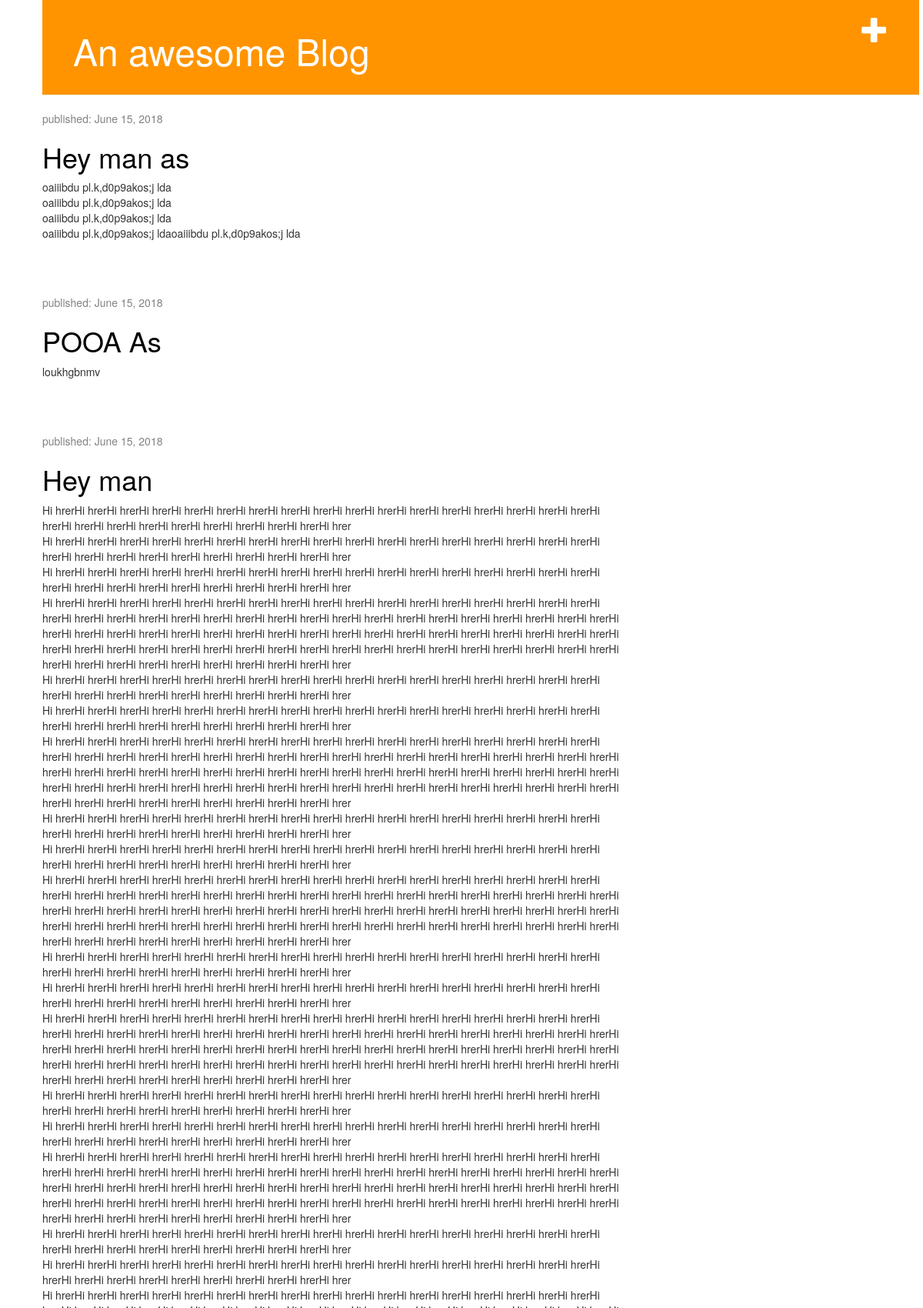
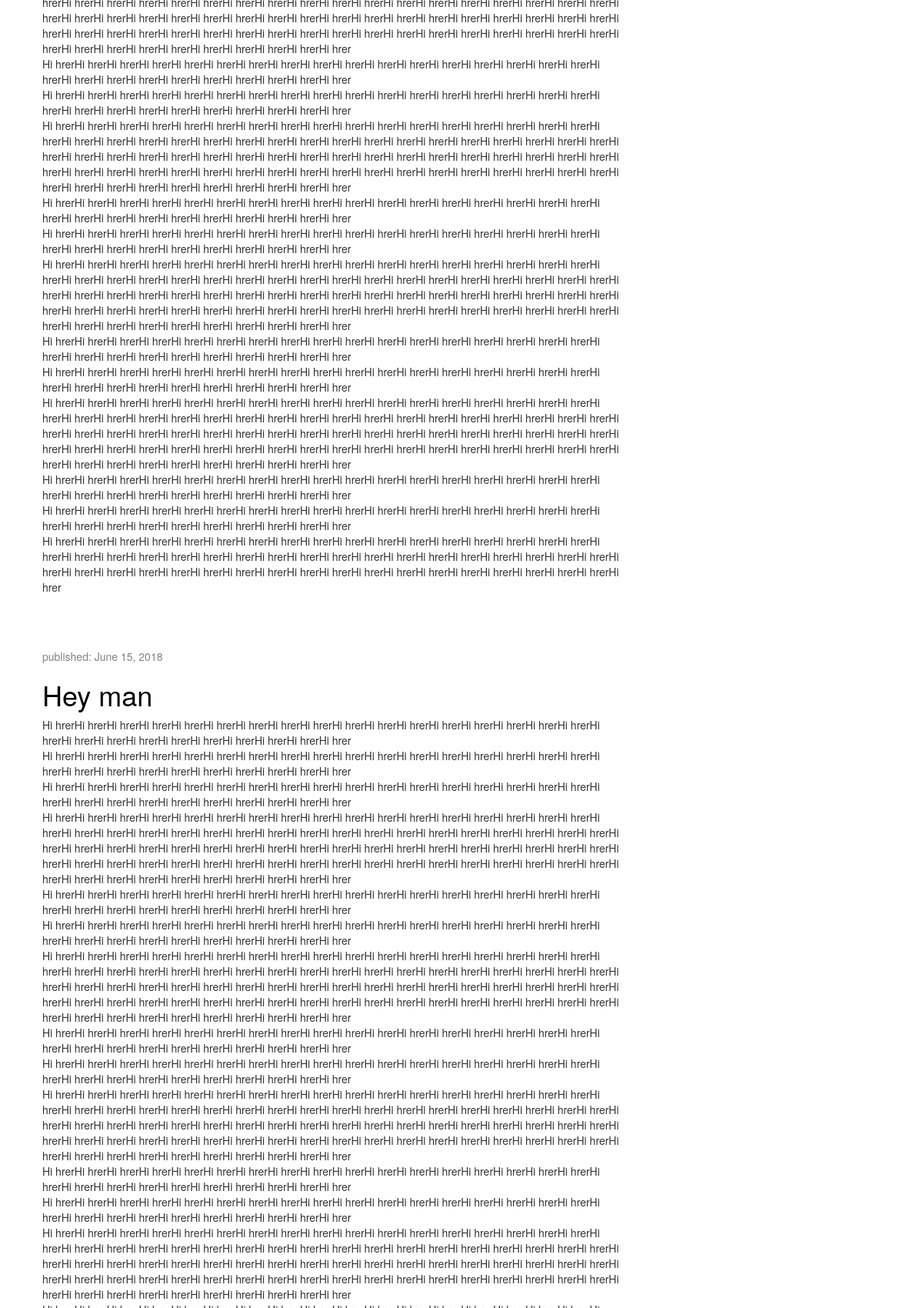
The page / (upper part) on the database its author committed (2 pictures, top to bottom).
### blog/models.py (models this page shows, shortened)
class Post(models.Model):
    author = models.ForeignKey('auth.user',on_delete=models.CASCADE)
    title = models.CharField(max_length=225,null=True)
    text = models.TextField(null=True,blank=True)
    created_date = models.DateField(default=timezone.now)
    published_date = models.DateField(blank=True,null=True)

### blog/views.py (the view)
# urls.py: path('', views.index, name='index'),
def index(request):
    all_post = Post.objects.filter(published_date__lte=timezone.now()).order_by('published_date')
    return render(request,'blog/post_list.html',{'posts':all_post})

### blog/templates/blog/post_list.html
{% extends 'blog/base.html' %}
{% block content %}
{% for post in posts %}
<div class="post">
    <div class="date">
        <p>published: {{ post.published_date }}</p>
    </div>
    <h1><a href="{% url 'detail' post.pk %}">{{ post.title }}</a></h1>
    <p>{{ post.text|linebreaksbr }}</p>
</div>
{% endfor %}
{% endblock content %}

### blog/static/blog/css/blog.css (style rules this page uses)
.date { color: #828282; }
.post { margin-bottom: 70px; }
.post h1 a, .post h1 a:visited { color: #000000; }

### rows shown on the page
Post: published_date "June 15, 2018", title "Hey man as", text "oaiiibdu pl.k,d0p9akos;j lda oaiiibdu pl.k,d0p9akos;j lda oaiiibdu pl.k,d0p9akos;j lda oaiiibdu pl.k,d0p9akos;j ldaoaiiibdu pl.k,d0p9akos;j lda"
Post: published_date "June 15, 2018", title "POOA As", text "loukhgbnmv"
Post: published_date "June 15, 2018", title "Hey man", text "Hi hrerHi hrerHi hrerHi hrerHi hrerHi hrerHi hrerHi hrerHi hrerHi hrerHi hrerHi hrerHi hrerHi hrerHi hrerHi hrerHi hrerHi hrerHi hrerHi hrerHi hrerHi hrerHi hrerHi hrerHi hrerHi hrerHi hrer Hi hrerHi hrerHi hrerHi hrerHi hrerHi hrerHi hrerHi hrerHi hrerHi hrerHi hrerHi hrerHi hrerHi hrerHi hrerHi hrerHi hrerHi hrerHi hrerHi hrerHi hrerHi hrerHi hrerHi hrerHi hrerHi hrerHi hrer Hi hrerHi hrerHi hrerHi hrerHi hrerHi hrerHi hrerHi hrerHi hrerHi hrerHi hrerHi hrerHi hrerHi hrerHi hrerHi hrerHi hrerHi hrerHi hrerHi hrerHi hrerHi hrerHi hrerHi hrerHi hrerHi hrerHi hrer Hi hrerHi hrerHi hrerHi hrerHi hrerHi hrerHi hrerHi hrerHi hrerHi hrerHi hrerHi hrerHi hrerHi hrerHi hrerHi hrerHi hrerHi hrerHi…"
Post: published_date "June 15, 2018", title "Hey man", text "Hi hrerHi hrerHi hrerHi hrerHi hrerHi hrerHi hrerHi hrerHi hrerHi hrerHi hrerHi hrerHi hrerHi hrerHi hrerHi hrerHi hrerHi hrerHi hrerHi hrerHi hrerHi hrerHi hrerHi hrerHi hrerHi hrerHi hrer Hi hrerHi hrerHi hrerHi hrerHi hrerHi hrerHi hrerHi hrerHi hrerHi hrerHi hrerHi hrerHi hrerHi hrerHi hrerHi hrerHi hrerHi hrerHi hrerHi hrerHi hrerHi hrerHi hrerHi hrerHi hrerHi hrerHi hrer Hi hrerHi hrerHi hrerHi hrerHi hrerHi hrerHi hrerHi hrerHi hrerHi hrerHi hrerHi hrerHi hrerHi hrerHi hrerHi hrerHi hrerHi hrerHi hrerHi hrerHi hrerHi hrerHi hrerHi hrerHi hrerHi hrerHi hrer Hi hrerHi hrerHi hrerHi hrerHi hrerHi hrerHi hrerHi hrerHi hrerHi hrerHi hrerHi hrerHi hrerHi hrerHi hrerHi hrerHi hrerHi hrerHi…"
